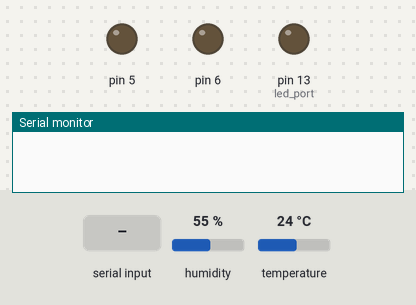
The sketch below on a simulated Arduino Leonardo, built with avr-gcc and run on an emulated ATmega32U4. Parts: output pins drawn as LEDs (lit = HIGH), the last lines printed to the serial monitor. Dashed ring = blinking. Inputs (shaded band) come from the test bench; at power-on: humidity 55 %, temperature 24 °C.

Above: at 0.1 s.
At 1.1 s:
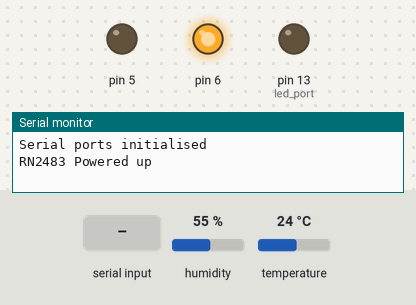
At 13.2 s:
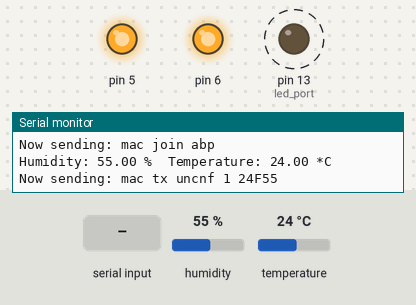
13.3 s: "1" received over the second serial link
Timing chart, 0 to 16.3 s (numbered marks = the images above; inputs shaded):
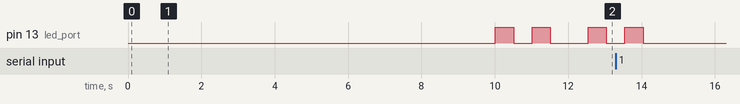

The sketch:

MarvinBase_temp_humid_sensor.ino
```cpp
/*
MarvinBase

Basic controls of IoT Academy Marvin LoRa Development board.

This version supports:
	- Sending LoRa uplink messages using ABP
	- Blink three times when sending data
  - Power control to RN2483 module

Instructions:
	- Get the latest version of the Arduino software
	- In Arduino IDE select Arduino Leonardo and com port of your device
	- Please adjust ABP adresses and key below to match yours
	- The loop() is where the actual stuff happens. Adjust input of send_lora_data() in void loop() to send your own data.
*/
// Port to assign the type of lora data (any port can be used between 1 and 223)
int     set_port  = 1;

// Some standard ports that depend on the layout of the Marvin
long    defaultBaudRate = 57600;
int     reset_port = 5;
int     RN2483_power_port = 6; //Note that an earlier version of the Marvin doesn't support seperate power to RN2483
int     led_port = 13;

//*** Set parameters here BEGIN ---->
String  set_nwkskey = "00000000000000000000000000000000";
String  set_appskey = "00000000000000000000000000000000";
String  set_devaddr = "00000000";
//*** <---- END Set parameters here

//** Set thigs right for the Grove temperature / humidity sensor
#include "DHT.h"      //download it here: https://github.com/Seeed-Studio/Grove_Temperature_And_Humidity_Sensor
                      // press clone/download and then download as .zip

#define DHTPIN A3     // A3 is closes to the usb port of Marvin

// define the type of sensor used (there are others)
#define DHTTYPE DHT11   // DHT 11

DHT dht(DHTPIN, DHTTYPE);

/*
 * Setup() function is called when board is started. Marvin uses a serial connection to talk to your pc and a serial
 * connection to talk to the RN2483, these are both initialized in seperate functions. Also some Arduino port are
 * initialized and a LED is called to blink when everything is done.
 */
void setup() {

  Serial.begin(defaultBaudRate);
  Serial1.begin(defaultBaudRate);
  InitializeSerials(defaultBaudRate);
  initializeRN2483(RN2483_power_port, reset_port);
  pinMode(led_port, OUTPUT); // Initialize LED port
  dht.begin();
  blinky();
}

void loop() {
    float h = dht.readHumidity();
    float t = dht.readTemperature();

    // check if returns are valid, if they are NaN (not a number) then something went wrong!
    if (isnan(t) || isnan(h))
    {
        Serial.println("Failed to read from DHT");
    }
    else
    {
        Serial.print("Humidity: ");
        Serial.print(h);
        Serial.print(" %\t");
        Serial.print("Temperature: ");
        Serial.print(t);
        Serial.println(" *C");
    }
  int temp = (int) t;
  int hum = (int) h;
  int tempdec = t * 100;
  int humdec = h * 100;

// Uncomment the line below for what you want to send

  send_LoRa_data(set_port, String(temp) + "F" + String(hum));      //send temp / hum as rounded int over lora
  //send_LoRa_data(set_port, String(tempdec) + "F" + String(humdec)); //send temp / hum as 4 digit integer (decimals included)

  blinky();
  delay(1000);
  read_data_from_LoRa_Mod();
  delay(30000);
}

void InitializeSerials(int baudrate)
{
  delay(1000);
  print_to_console("Serial ports initialised");
}

void initializeRN2483(int pwr_port, int rst_port)
{
  //Enable power to the RN2483
  pinMode(pwr_port, OUTPUT);
  digitalWrite(pwr_port, HIGH);
  print_to_console("RN2483 Powered up");
  delay(1000);

  //Disable reset pin
  pinMode(rst_port, OUTPUT);
  digitalWrite(rst_port, HIGH);

  //Configure LoRa module
  send_LoRa_Command("sys reset");
  read_data_from_LoRa_Mod();

  send_LoRa_Command("radio set crc off");
  delay(1000);
  read_data_from_LoRa_Mod();

  send_LoRa_Command("mac set nwkskey " + set_nwkskey);
  read_data_from_LoRa_Mod();

  send_LoRa_Command("mac set appskey " + set_appskey);
  read_data_from_LoRa_Mod();

  send_LoRa_Command("mac set devaddr " + set_devaddr);
  read_data_from_LoRa_Mod();

  //For this commands some extra delay is needed.
  send_LoRa_Command("mac set adr on");
  delay(1000);
  read_data_from_LoRa_Mod();

  send_LoRa_Command("mac save");
  delay(1000);
  read_data_from_LoRa_Mod();

  send_LoRa_Command("mac join abp");
  delay(1000);
  read_data_from_LoRa_Mod();

}

void print_to_console(String message)
{
  Serial.println(message);
}

void read_data_from_LoRa_Mod()
{
  if (Serial1.available()) {
    String inByte = Serial1.readString();
    Serial.println(inByte);
  }

}

void send_LoRa_Command(String cmd)
{
  print_to_console("Now sending: " + cmd);
  Serial1.println(cmd);
  delay(500);
}

void send_LoRa_data(int tx_port, String rawdata)
{
  send_LoRa_Command("mac tx uncnf " + String(tx_port) + String(" ") + rawdata);
}


void blinky()
{
  digitalWrite(led_port, HIGH);   // turn the LED on (HIGH is the voltage level)
  delay(500);                     // wait for a second
  digitalWrite(led_port, LOW);    // turn the LED off by making the voltage LOW
  delay(500);                     // wait for a second
  digitalWrite(led_port, HIGH);   // turn the LED on (HIGH is the voltage level)
  delay(500);                     // wait for a second
  digitalWrite(led_port, LOW);    // turn the LED off by making the voltage LOW
  delay(500);                     // wait for a second

}
```
